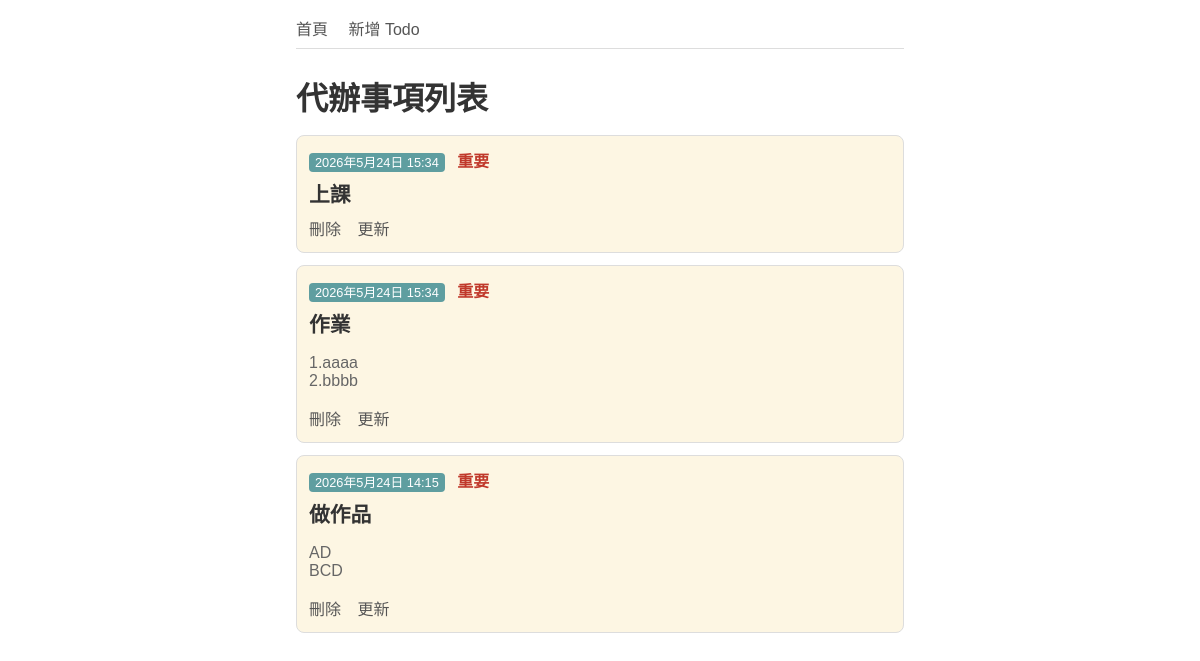
The app's page /, older data.
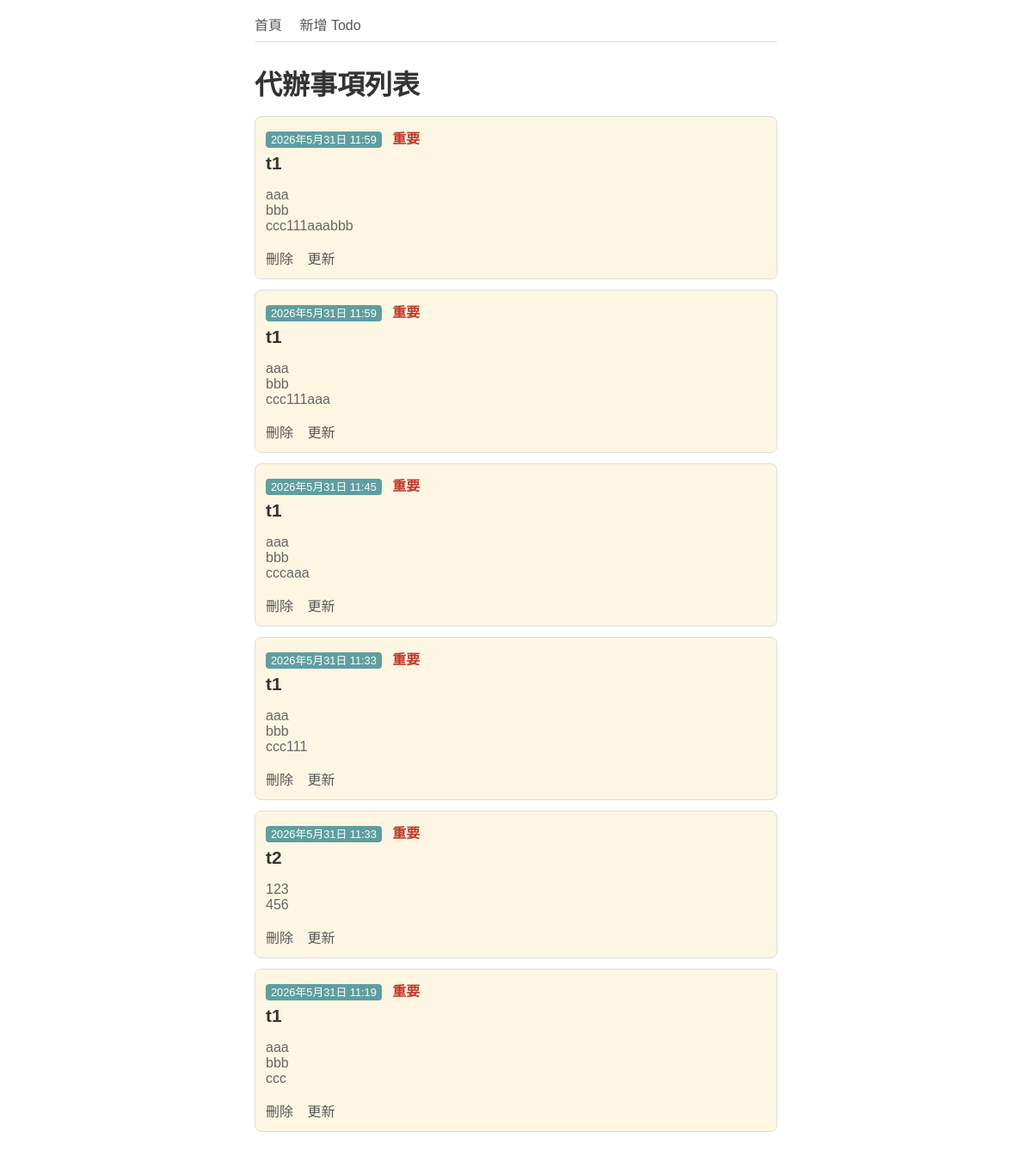
The same page, newer data.
### todos/models.py (models this page shows)
class Todo(models.Model):
    title = models.CharField(max_length=200)
    content = models.TextField(null=True, blank=True)
    created = models.DateTimeField(auto_now=True)
    completed = models.BooleanField(default=False)
    important = models.BooleanField(default=True)
    def __str__(self):
        created = self.created.strftime("%Y-%m-%d %H:%M:%S")
        print(created)
        return f"{self.id} ({created}) {self.title}"

### todos/views.py (the view)
# urls.py: path("", views.todo_list, name="todo-list"),
def todo_list(request):
    todos = Todo.objects.all().order_by("-created", "-important")
    print(todos)
    return render(request, "todos/list.html", {"todos": todos})

### todos/templates/todos/list.html (shortened to what this page needs)
{% extends 'base.html' %}
{% block content %}
<h1>代辦事項列表</h1>
{% for todo in todos %}
<div class="todo-item">
    <div>
        <small class="badge-created">{{ todo.created }}</small>
        {% if todo.important %}<span class="badge-important">重要</span>{% endif %}
    </div>
    <div class="todo-title">{{ todo.title }}</div>
    {% if todo.content %}
    <div class="todo-content">{{ todo.content|linebreaks }}</div>
    {% endif %}
    <div class="todo-actions">
        <a href="{% url 'todo-delete' todo.id %}" onclick="return confirm('確定要刪除「{{ todo.title }}」？')">刪除</a>
        <a href="{% url 'todo-update' todo.id %}">更新</a>
    </div>
</div>
{% endfor %}
{% endblock %}

Row changes from the older to the newer data that the page shows:
removed Todo: created "2026年5月24日 15:34", important "重要", title "作業", content "1.aaaa 2.bbbb"
removed Todo: created "2026年5月24日 14:15", important "重要", title "做作品", content "AD BCD"
added Todo: created "2026年5月31日 11:59", important "重要", title "t1", content "aaa bbb ccc111aaabbb"
added Todo: created "2026年5月31日 11:59", important "重要", title "t1", content "aaa bbb ccc111aaa"
added Todo: created "2026年5月31日 11:45", important "重要", title "t1", content "aaa bbb cccaaa"
changed Todo: created "2026年5月24日 15:34" → "2026年5月31日 11:33"; title "上課" → "t1"; content (not shown) → "aaa bbb ccc111"
added Todo: created "2026年5月31日 11:33", important "重要", title "t2", content "123 456"
added Todo: created "2026年5月31日 11:19", important "重要", title "t1", content "aaa bbb ccc"
